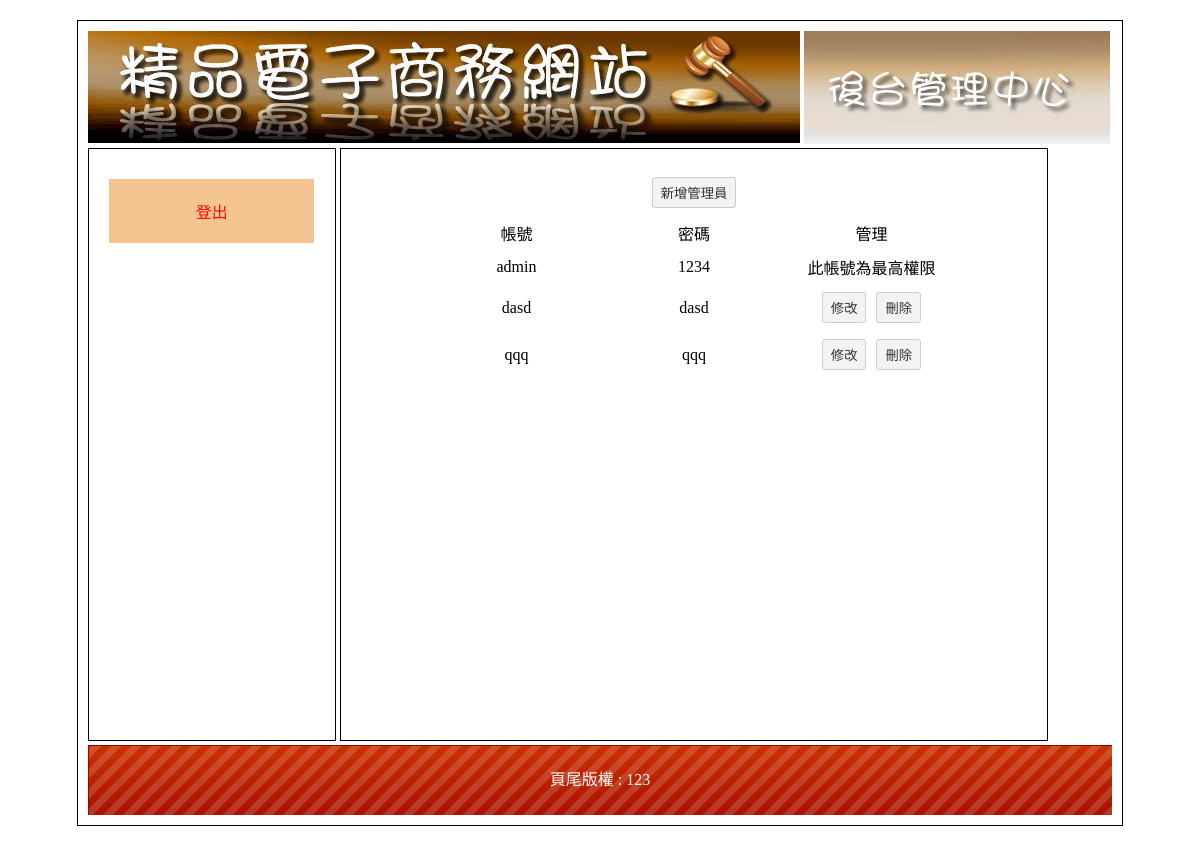
The app's page /admin.php with its own data.
### tables this page shows
CREATE TABLE `member` (
  `member_seq` int(10) UNSIGNED NOT NULL,
  `member_acc` text NOT NULL,
  `member_pw` text NOT NULL,
  `member_lv1` int(2) NOT NULL,
  `member_lv2` int(2) NOT NULL,
  `member_lv3` int(2) NOT NULL,
  `member_lv4` int(2) NOT NULL,
  `member_lv5` int(2) NOT NULL
);

CREATE TABLE `bot` (
  `bot_seq` int(10) UNSIGNED NOT NULL,
  `bot_txt` text NOT NULL
);

### member.php (the view)
<?php
$sql = "select * from member";
$c1  = mysqli_query($link,$sql);
$c2  = mysqli_fetch_assoc($c1);
?>
<table width="80%" border="0" align="center" cellpadding="5" cellspacing="0">
  <tr>
    <td colspan="3" align="center"><input type="button" value="新增管理員" onclick="document.location.href='admin.php?do=admin&redo=memadd'"></td>
  </tr>
  <tr>
    <td width="30%" align="center">帳號</td>
    <td width="30%" align="center">密碼</td>
    <td width="30%" align="center">管理</td>
  </tr>
  <?php do{  ?>
  <tr>
    <td width="30%" align="center"><?=$c2["member_acc"]?></td>
    <td width="30%" align="center"><?=$c2["member_pw"]?></td>
    <td width="30%" align="center"><?php if($c2["member_acc"] == "admin"){ echo "此帳號為最高權限" ; }else{ ?>
    <input type="button" value="修改" onclick="document.location.href='admin.php?do=admin&redo=memup&seq=<?=$c2["member_seq"]?>'">
    <input type="button" value="刪除" onclick="document.location.href='delete.php?table=member&seq=<?=$c2["member_seq"]?>'">
    <?php  } ?>
    </td>
  </tr>
  <?php }while($c2 = mysqli_fetch_assoc($c1))  ?>
</table>

### admin.php (shortened to what this page needs)
<?php include_once("head.php"); ?>
<!DOCTYPE html PUBLIC "-//W3C//DTD XHTML 1.0 Transitional//EN" "http://www.w3.org/TR/xhtml1/DTD/xhtml1-transitional.dtd">
<html xmlns="http://www.w3.org/1999/xhtml"><head><meta http-equiv="Content-Type" content="text/html; charset=UTF-8">
<link href="./home_files/css.css" rel="stylesheet" type="text/css">
</head>
<body>
	<div id="main">
    	<div id="top">
        	<a href="index.php">
            	<img src="./Manage Page_files/0416.jpg">
            </a>
                            <img src="./Manage Page_files/0417.jpg">
                   </div>
        <div id="left" class="ct">
        	<div style="min-height:400px;">
            	        	<a href="index.php" style="color:#f00;">登出</a>
                    </div>
                    </div>
        <div id="right" style="overflow:auto;">
		<?php include_once($relist[$redo]); ?>
        	        </div>
        <div id="bottom" style="line-height:70px; color:#FFF; background:url(icon/bot.png);" class="ct">
        	頁尾版權 :
			<?php
			    $sql = "select * from bot";
				$c1  = mysqli_query($link,$sql);
				$c2  = mysqli_fetch_assoc($c1);
				echo $c2["bot_txt"];
			?>
			 </div>
    </div>
</body></html>

### home_files/css.css (style rules this page uses)
body { font-family:"微軟正黑體"; }
#main { width:1024px; padding:10px; margin:20px auto 20px auto; border:#000 solid 1px; min-height:768px; }
#top a { color:#CE631C; text-decoration:none; }
#left { display:inline-block; width:20%; padding:2%; height:550px; vertical-align:top; border:#000 1px solid; overflow:auto; }
#left a { display:block; padding:20px 5px 20px 5px; text-decoration:none; background:#F4C591; margin:10px auto 10px auto; color:#65350A; }
.ct { text-align:center; }
#right { display:inline-block; width:65%; padding:2%; height:550px; border:#000 1px solid; overflow:auto; }
#bottom { height:70px; background:url(icon/bot.png); background-size:cover; }
input[type=text],input[type=password],input[type=submit],button,.button,input[type=reset],input[type=button],select，textarea,input[type=number] { background:#F3F3F3; border:#CCC 1px solid; border-radius:3px; padding:5px 8px 5px 8px; text-decoration:none; margin:3px; color:#333; }

### records on screen
member: member_acc "admin", member_pw "1234", shows "此帳號為最高權限"
member: member_acc "dasd", member_pw "dasd"
member: member_acc "qqq", member_pw "qqq"
bot: bot_txt "123"
